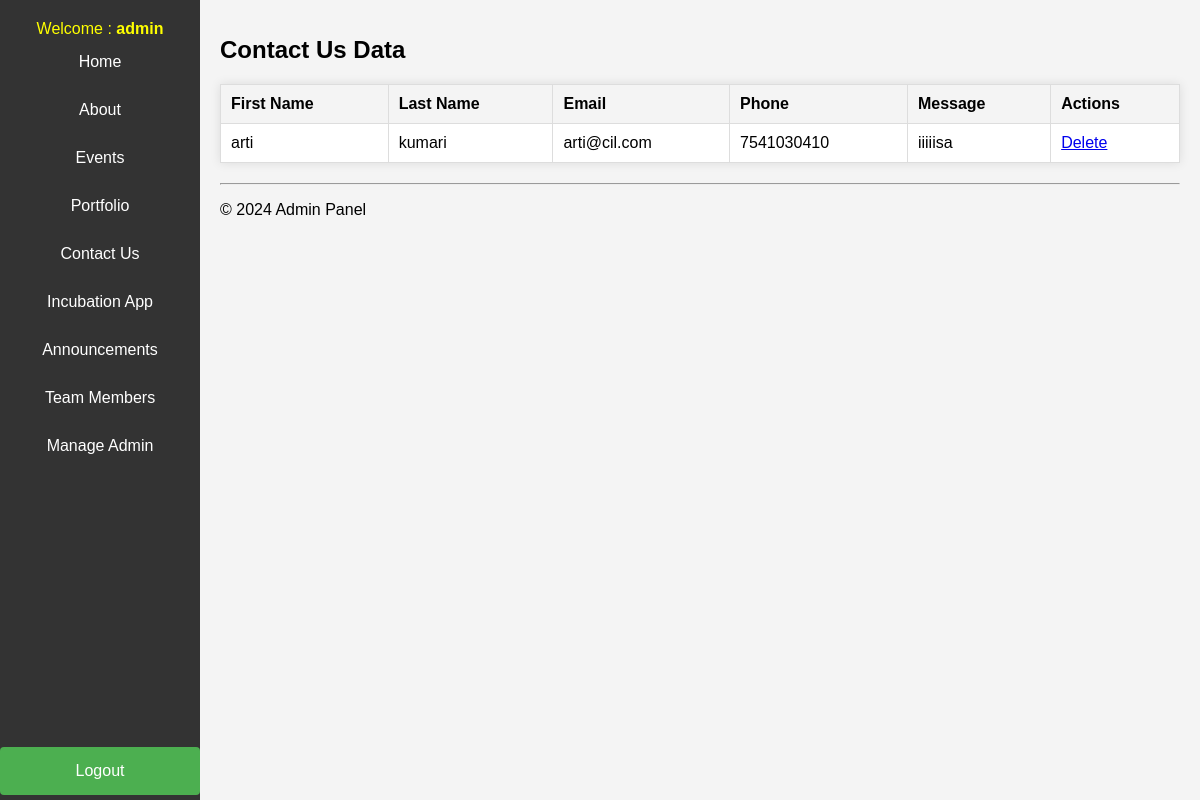
Page /admin/contact_us.php (signed in) on the committed database.
### tables this page shows
CREATE TABLE `contact` (
  `id` int(11) NOT NULL,
  `f_name` text NOT NULL,
  `l_name` text NOT NULL,
  `email` text NOT NULL,
  `mobile` text NOT NULL,
  `message` text NOT NULL
);

### admin/contact_us.php (the view)
<?php include 'header.php'; ?>
    <div class="main-content">
        <?php
        include('connection.php');
        $sql = "SELECT * FROM contact";
        $result = $conn->query($sql);
        ?>
        <h1>Contact Us Data</h1>
        <table>
            <tr>
                <th>First Name</th>
                <th>Last Name</th>
                <th>Email</th>
                <th>Phone</th>
                <th>Message</th>
                <th>Actions</th>
            </tr>
            <?php
            if ($result->num_rows > 0) {
                while($row = $result->fetch_assoc()) {
                    echo "<tr>";
                    echo "<td>".$row['f_name']."</td>";
                    echo "<td>".$row['l_name']."</td>";
                    echo "<td>".$row['email']."</td>";
                    echo "<td>".$row['mobile']."</td>";
                    echo "<td>".$row['message']."</td>";
                    echo "<td><a href='delete2.php?id=".$row['id']."&table=contact&redirect=contact_us.php'>Delete</a></td>";
                    echo "</tr>";
                }
            } else {
                echo "<tr><td colspan='6'>No data found</td></tr>";
            }
            ?>
        </table>
        <?php include 'footer.php'; ?>
    </div>
</body>
</html>

### admin/styles.css (style rules this page uses)
body { display: flex; margin: 0; font-family: Arial, sans-serif; background-color: #f4f4f4; }
.main-content { margin-left: 200px; padding: 20px; flex-grow: 1; }
h1 { font-size: 24px; margin-bottom: 20px; }
table { width: 100%; border-collapse: collapse; background-color: white; margin-bottom: 20px; box-shadow: 0 0 10px rgba(0, 0, 0, 0.1); }
table, th, td { border: 1px solid #ddd; }
th, td { padding: 10px; text-align: left; }
th { background-color: #f4f4f4; font-weight: bold; }

### rows in the picture
contact: f_name "arti", l_name "kumari", email "arti@cil.com", mobile "7541030410", message "iiiiisa"

### other values in the picture
$loggedAdmin "admin"
